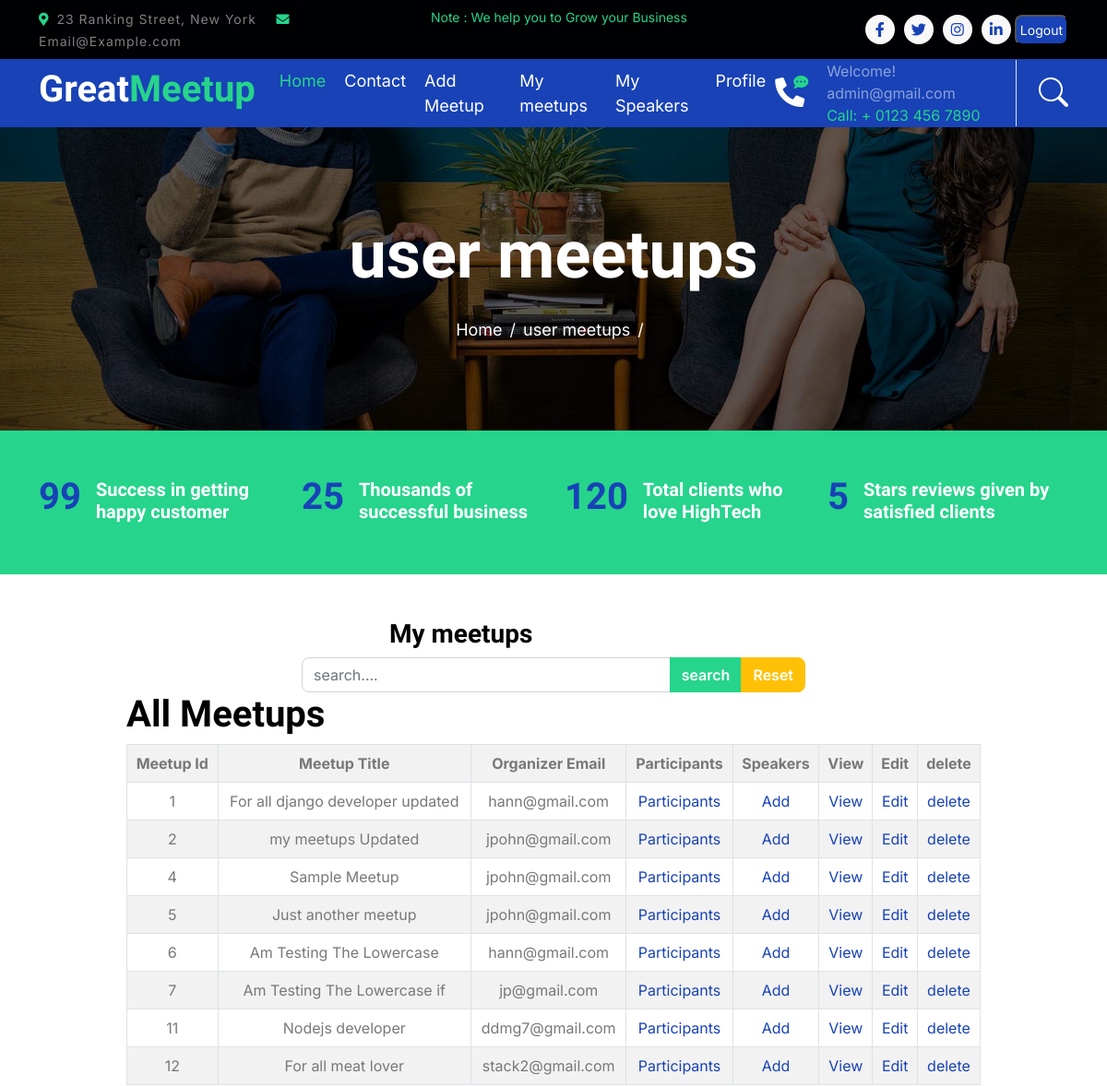
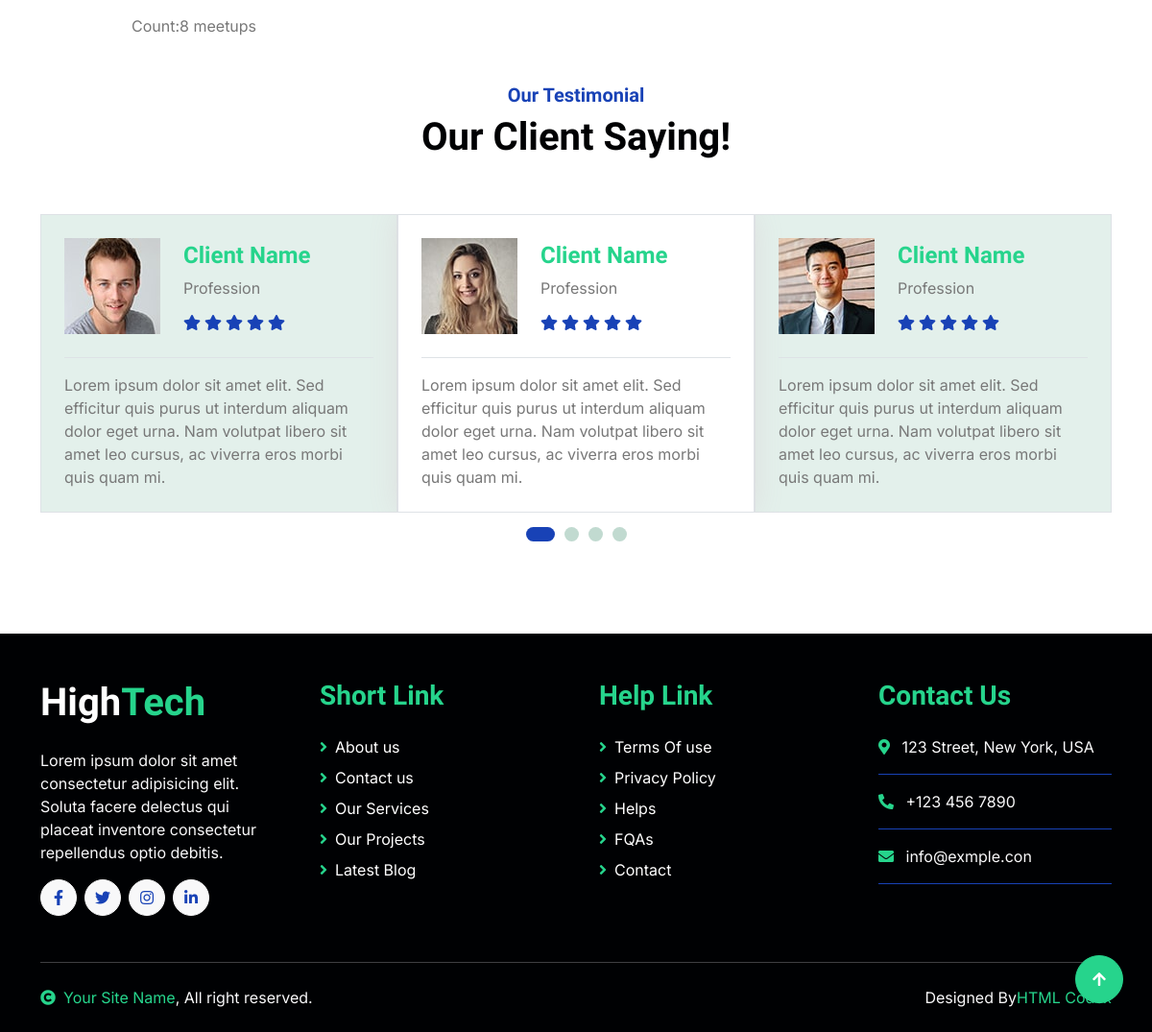
Screenshot of /user-meetup/ (signed in) with the database file from the repository (2 pictures, top to bottom).
### meetup/models.py (models this page shows, shortened)
class myUser(AbstractUser):
    name=models.CharField(max_length=200, null=True)
    email=models.EmailField(unique=True, null=True)
    image=models.ImageField(null=True, upload_to='user_image')
    phone=models.CharField(max_length=20, null=True)
    dob=models.DateField(null=True, blank=True)
    REQUIRED_FIELDS=[]
    USERNAME_FIELD = 'email'

class Meetup(models.Model):
    user=models.ForeignKey(myUser, on_delete=models.CASCADE, null=True, blank=True)
    organizer_email=models.EmailField( null=True, blank=True)
    title=models.CharField(max_length=200, null=True)
    slug=models.SlugField(unique=True)
    description=models.TextField()
    image=models.ImageField(upload_to='meetup_image')
    location_name=models.CharField(max_length=200, null=True)
    location_address=models.CharField(max_length=200, null=True)
    participant=models.ManyToManyField(Participant, null=True, blank=True)
    activate=models.BooleanField(default=True)
    meetup_speakers=models.ManyToManyField(Speaker,blank=True, null=True)
    create=models.DateTimeField(auto_now_add=True)
    meetup_date=models.DateField(blank=True, null=True)
    meetup_time=models.TimeField()
    to_date=models.DateField()

### meetup/views.py (the view)
# urls.py: path('user-meetup/', views.userMeetups, name='user-meetup'),
@login_required(login_url='login')
def userMeetups(request):
    q=request.GET.get('q') if request.GET.get('q')!=None else ''
    user_meetups=Meetup.objects.order_by('-create')
    user_meetups=Meetup.objects.filter(activate=True)
    user_meetups=user_meetups.filter(user=request.user)
    user_meetups=user_meetups.filter(
        Q(title__icontains=q)|
          Q(description__icontains=q)|
          Q(location_name__icontains=q)
        )
    count=user_meetups.count()
    return render(request, 'meetup/user_meetup.html', {'user_meetups':user_meetups, 'count':count})

### meetup/templates/meetup/user_meetup.html (shortened to what this page needs)
{% extends 'meetup/main.html'%}
{%load static%}
{%block slider%}
<div class="container-fluid page-header py-5">
    <div class="container text-center py-5">
        <h1 class="display-2 text-white mb-4 animated slideInDown">user meetups</h1>
        <nav aria-label="breadcrumb animated slideInDown">
            <ol class="breadcrumb justify-content-center mb-0">
                <li class="breadcrumb-item"><a href="{%url 'meetups'%}">Home</a></li>
                <li class="breadcrumb-item"><a href="#">user meetups</a></li>
                <li class="breadcrumb-item" aria-current="page"></li>
            </ol>
        </nav>
    </div>
</div>
{%endblock%}
{%block about%}
<div class="container-fluid  ">
    <div class="container pt-5">
        <div class="row">
            <div class="col-md-4 m-auto">
                <h3>My meetups</h3>
            </div>
        </div>
        <div class="row">
            <div class="col-md-6 m-auto">
                    <form method="GET" action="">
                        <div class="input-group">
                        <input type="search" name="q" class='form-control' placeholder="search...."/>
                        <button type="submit" class="btn btn-secondary text-white" >search</button>
                        <a href="{%url 'user-meetup'%}" class="btn btn-warning text-white" >Reset</a>
                    </form>
                </div>
            </div>
        </div>
        <div class="row">
            <div class="col-md-10 m-auto">
                <h1>All  Meetups  </h1>
                <table class="table table-bordered table-striped text-center rounded">
                <tr>
                    <th>Meetup Id</th>
                    <th>Meetup Title</th>
                    <th>Organizer Email</th>
                    <th>Participants</th>
                    <th>Speakers</th>
                    <th>View</th>
                    <th>Edit</th>
                    <th>delete</th>
                </tr>
                {% for meetup in user_meetups%}
                <tr>
                <td>{{meetup.id}}</td>
                <td>{{meetup.title}}</td>
                <td>{{meetup.organizer_email}}</td>
                <td><a href="{% url 'participants' meetup.id %}" target="_new">Participants</a></td>
                <td><a href="{% url 'add-speaker' meetup.slug %}" target="_new">Add </a></td>
                <td><a href="{% url 'meetup-details' meetup.slug %}" target="_new">View</a></td>
                <td><a href="{% url 'meetup-update' meetup.slug %}"  target="_new">Edit</a></td>
                <td><a href="{% url 'meetup-delete' meetup.slug %}"  target="_new">delete</a></td>
                </tr>
                {%endfor%}
                </table>
                <span>Count:{{count}} {%if count > 1 %}
                meetups
                {%else%}
                meetup
                {%endif%}
                </span>
            </div>
        </div>
    </div>
{%endblock%}

### meetup/templates/meetup/header.html (shortened to what this page needs)
   <div class="container-fluid bg-dark py-2 d-none d-md-flex">
    <div class="container">
        <div class="d-flex justify-content-between topbar">
            <div class="top-info">
                <small class="me-3 text-white-50"><a href="#"><i class="fas fa-map-marker-alt me-2 text-secondary"></i></a>23 Ranking Street, New York</small>
                <small class="me-3 text-white-50"><a href="#"><i class="fas fa-envelope me-2 text-secondary"></i></a>Email@Example.com</small>
            </div>
            <div id="note" class="text-secondary d-none d-xl-flex"><small>Note : We help you to Grow your Business</small></div>
            <div class="top-link">
                <a href="" class="bg-light nav-fill btn btn-sm-square rounded-circle"><i class="fab fa-facebook-f text-primary"></i></a>
                <a href="" class="bg-light nav-fill btn btn-sm-square rounded-circle"><i class="fab fa-twitter text-primary"></i></a>
                <a href="" class="bg-light nav-fill btn btn-sm-square rounded-circle"><i class="fab fa-instagram text-primary"></i></a>
                <a href="" class="bg-light nav-fill btn btn-sm-square rounded-circle me-0"><i class="fab fa-linkedin-in text-primary"></i></a>
                {%if request.user.is_authenticated%}
                <form method="POST" action="{% url 'logout'%}">
                    <button type="submit" class="bg-primary rounded btn-sm px-1 ms-1 text-white">Logout</button>
                    </form>
                    {%endif%}
            </div>
        </div>
    </div>
</div>
<div class="container-fluid bg-primary">
    <div class="container">
        <nav class="navbar navbar-dark navbar-expand-lg py-0">
            <a href="{%url 'meetups'%}" class="navbar-brand">
                <h1 class="text-white fw-bold d-block">Great<span class="text-secondary">Meetup</span> </h1>
            </a>
            <div class="collapse navbar-collapse bg-transparent" id="navbarCollapse">
                <div class="navbar-nav ms-auto mx-xl-auto p-0">
                    <a href="{%url 'meetups'%}" class="nav-item nav-link active text-secondary">Home</a>
                    <a href="{%url 'contact'%}" class="nav-item nav-link">Contact</a>
                {%if request.user.is_authenticated%}
                    <a href="{%url 'meetup-create' %}" class="nav-item nav-link">Add Meetup</a>
                    <a href="{%url 'user-meetup'%}" class="nav-item nav-link">My meetups</a>
                    <a href="{%url 'user-speaker'%}" class="nav-item nav-link">My Speakers</a>
                    <a href="{%url 'user-profile'%}" class="nav-item nav-link">Profile</a>
                    {%else%}
                    <a href="{%url 'login'%}" class="nav-item nav-link">Login</a>
                    <a href="{%url 'register'%}" class="nav-item nav-link">Register</a>
                    <a href="{%url 'meetup-create'%}" class="nav-item nav-link">Add Meetup</a>
                {%endif%}
                </div>
            </div>
            <div class="d-none d-xl-flex flex-shirink-0">
                <div id="phone-tada" class="d-flex align-items-center justify-content-center me-4">
                    <a href="" class="position-relative animated tada infinite">
                        <i class="fa fa-phone-alt text-white fa-2x"></i>
                        <div class="position-absolute" style="top: -7px; left: 20px;">
                            <span><i class="fa fa-comment-dots text-secondary"></i></span>
                        </div>
                    </a>
                </div>
                <div class="d-flex flex-column pe-4 border-end">
                    {% if request.user.is_authenticated%}
                    <span class="text-white-50">Welcome! {{request.user}}</span>
                    {%endif%}
                    <span class="text-secondary">Call: + 0123 456 7890</span>
                </div>
                <div class="d-flex align-items-center justify-content-center ms-4 ">
                    <a href="#"><i class="bi bi-search text-white fa-2x"></i> </a>
                </div>
            </div>
        </nav>
    </div>
</div>

### meetup/static/meetup/css/style.css (style rules this page uses)
.btn { font-weight: 600; transition: .5s; }
.btn-sm-square { width: 32px; height: 32px; }
.btn-square, .btn-sm-square, .btn-md-square, .btn-lg-square { padding: 0; display: flex; align-items: center; justify-content: center; font-weight: normal; }
.topbar .top-info { letter-spacing: 1px; }
.topbar .top-link { display: flex; align-items: center; justify-content: center; }
.topbar .top-link a { margin-right: 10px; }
#note { width: 500px; overflow: hidden; }
#note small { position: relative; display: inline-block; animation: mymove 5s infinite; animation-timing-function: all; }
.navbar .navbar-nav { padding: 15px 0; }
.navbar .navbar-nav .nav-link { padding: 10px; color: var(--bs-white); font-size: 18px; outline: none; }
.navbar .navbar-nav .nav-link:hover, .navbar .navbar-nav .nav-link.active { color: var(--bs-secondary) !important; }
.page-header { background: linear-gradient(rgba(0, 0, 0, .6), rgba(0, 0, 0, .6)), url(../img/carousel-1.jpg) center center no-repeat; background-size: cover; }
.page-header .breadcrumb-item+.breadcrumb-item::before { color: var(--bs-white); }
.page-header .breadcrumb-item, .page-header .breadcrumb-item a { font-size: 18px; color: var(--bs-white); }

### rows the page displays
myUser: user "admin@gmail.com"
Meetup: id "1", title "For all django developer updated", organizer_email "hann@gmail.com"
Meetup: id "2", title "my meetups Updated", organizer_email "jpohn@gmail.com"
Meetup: id "4", title "Sample Meetup", organizer_email "jpohn@gmail.com"
Meetup: id "5", title "Just another meetup", organizer_email "jpohn@gmail.com"
Meetup: id "6", title "Am Testing The Lowercase", organizer_email "hann@gmail.com"
Meetup: id "7", title "Am Testing The Lowercase if", organizer_email "jp@gmail.com"
Meetup: id "11", title "Nodejs developer", organizer_email "ddmg7@gmail.com"
Meetup: id "12", title "For all meat lover", organizer_email "stack2@gmail.com"

### other values shown
{{ count }} "8"
